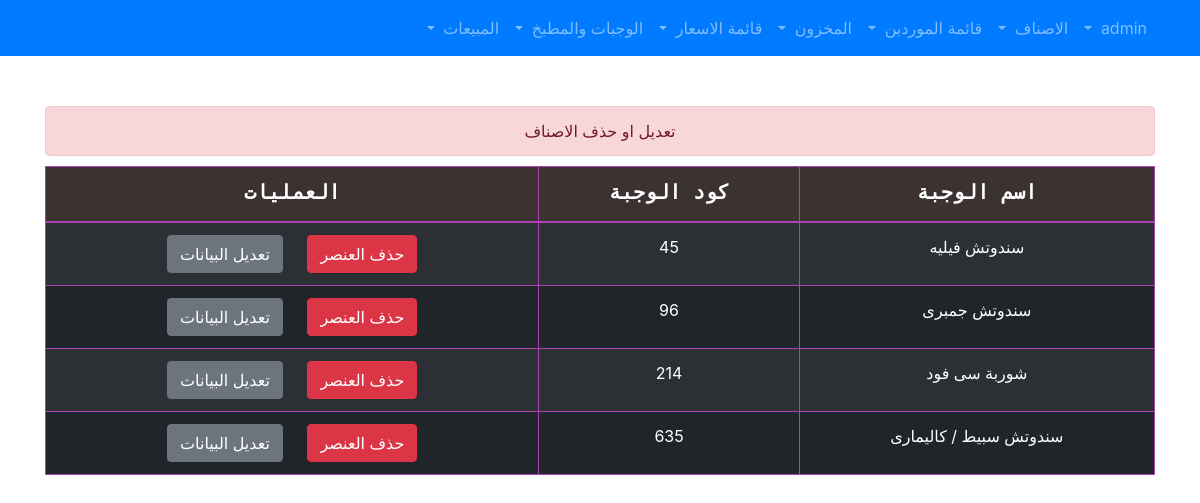
Screenshot of /sanprocess.php (signed in) with the database file from the repository.
### tables this page shows
CREATE TABLE `san` (
  `name` varchar(255) NOT NULL,
  `code` int(11) NOT NULL
);

### sanprocess.php (the view, shortened to what this page needs)
<?php
include_once "header.php";
if($_SESSION["mystatus"]!=0){
?>
<div class="alert alert-danger"  role="alert">
تعديل او حذف الاصناف
</div>
<form>
<table class="table table-hover table-bordered table-striped table-dark">
<thead style="">
<tr>
  <th>اسم الوجبة</th>
  <th>كود الوجبة</th>
  <th>العمليات</th>
</tr>
<thead>
<tbody>
<?php
$sql = "
SELECT *
FROM san
";
$result = mysqli_query($conn, $sql);
if (mysqli_num_rows($result) > 0) {
  while($row = mysqli_fetch_assoc($result)) {
?>
<tr>
<td><?php echo $row["name"]."    " ; ?></td>
<td><?php echo $row["code"]."  "; ?></td>
<td  style="text-align:center">
   <form action="sanprocess.php" method="GET">
    <input style="margin-left:20px" class="btn btn-danger" name="del" type="submit" value="حذف العنصر" />
    <input class="btn btn-secondary" type="submit" name="edit" value="تعديل البيانات"  formmethod = "POST" formaction="sanedit.php"/>
  </form>
</td>
</tr>
<?php
  }
  } else {
  echo '<div class="alert alert-warning"  role="alert">
  لا توجد عناصر
</div>';
  }
?>
</tbody>
</table>
</form>
<?php
  }else{
    echo ' <script> window.location.href = "index.php"; </script>';
  }
include_once "footer.php";
?>

### css/style.css (style rules this page uses)
thead { background-color:#3c3232; font-family: monospace; font-size:20px; text-align:center; font-weight:bold; }
.alert { margin-top:50px; margin-bottom:10px; text-align:center }
.table-dark td, .table-dark th, .table-dark thead th { border-color: #ac42b3; }
td { text-align: center; }

### rows the page displays
san: name "سندوتش فيليه", code "45"
san: name "سندوتش جمبرى", code "96"
san: name "شوربة سى فود", code "214"
san: name "سندوتش سبيط / كاليمارى", code "635"
